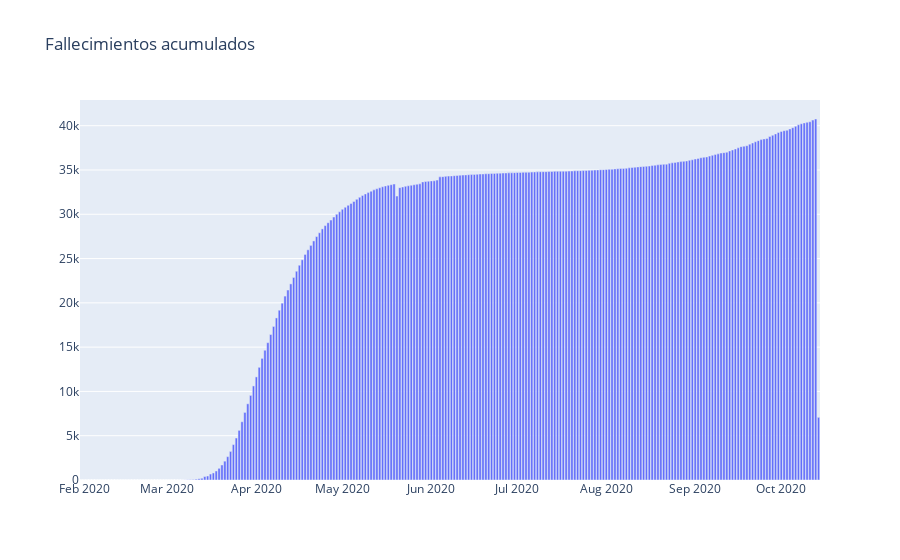

Source (notebook cell):
### Markdown cell above
Durante la primera ola, se alcanzaron cifras diarias de más de 1000 muertos diarios positivos por COVID. Gracias al confinamiento, estas cifras fueron dismuyendo lentamente durante mayo y junio, llegando a su mínimo durante el verano. Una vez los contagios e infectados vuelven a incrementarse a finales de agosto, los fallecidos empiezan a aumentar también.

### Code cell
fig = go.Figure(data=[go.Bar(x=spain['date'], y=spain['deceased'])], layout=go.Layout(title=go.layout.Title(text='Fallecimientos acumulados')))
fig.show()

### Figure 1 — Plotly figure (JSON) as saved in the notebook; plotly's stock layout.template omitted (floating-point values rounded to 4 significant figures; data arrays with more than 128 entries replaced by an {"elided": "..."} marker saying what was removed)
{"data": [{"type": "bar", "x": {"elided": "258 str values"}, "y": {"elided": "258 int values"}}], "layout": {"title": {"text": "Fallecimientos acumulados"}}}
